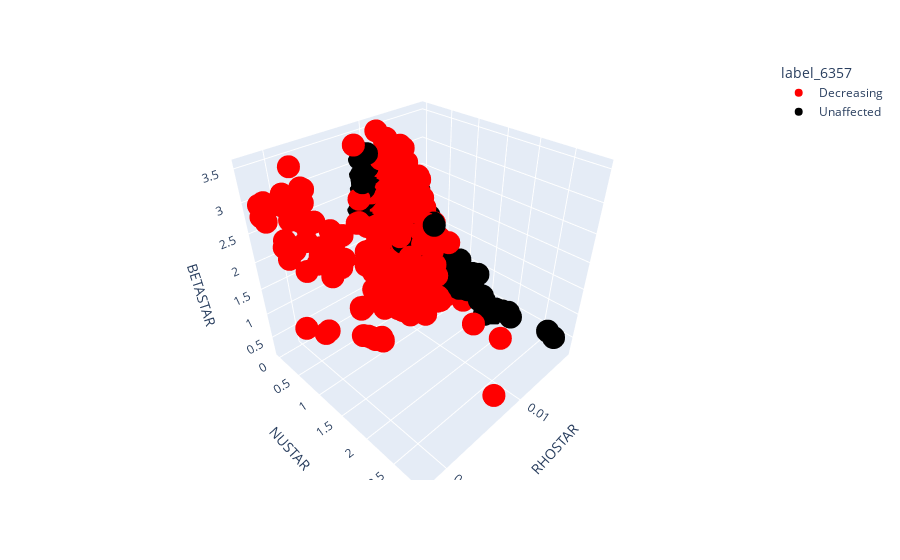

Notebook code for this chart:
### Markdown cell above
# MAIN WHEN NOT HAVING SPHERICAL DATA

```Python

Index(['RHOSTAR', 'TAV', 'LHTIME', 'BETASTAR', 'NUSTAR', 'Q95', 'DIVNAME_RDP'], dtype='object')
```

# MAIN WITH SPHERICAL DATA
```Python
Index(['RHOSTAR', 'NUSTAR', 'LHTIME', 'TAV', 'BETASTAR', 'Q95', 'PNBI'], dtype='object')

```

### Code cell
# Removing Spherical Toks
#   ['NUSTAR', 'TAV', 'RHOSTAR', 'LHTIME']
px.scatter_3d(data_frame=DB5[~DB5.TOK.isin(['MAST', 'NSTX', 'START'])], 
              x="RHOSTAR", y="NUSTAR", z="BETASTAR",
              color="label_6357", color_discrete_map={"Decreasing":"red","Unaffected":"black"})

### Figure 1 — Plotly figure (JSON) as saved in the notebook; plotly's stock layout.template omitted (floating-point values rounded to 4 significant figures; data arrays with more than 128 entries replaced by an {"elided": "..."} marker saying what was removed)
{"data": [{"hovertemplate": "label_6357=Decreasing<br>RHOSTAR=%{x}<br>NUSTAR=%{y}<br>BETASTAR=%{z}<extra></extra>", "legendgroup": "Decreasing", "marker": {"color": "red", "symbol": "circle"}, "mode": "markers", "name": "Decreasing", "scene": "scene", "showlegend": true, "type": "scatter3d", "x": {"elided": "4637 float values"}, "y": {"elided": "4637 float values"}, "z": {"elided": "4637 float values"}}, {"hovertemplate": "label_6357=Unaffected<br>RHOSTAR=%{x}<br>NUSTAR=%{y}<br>BETASTAR=%{z}<extra></extra>", "legendgroup": "Unaffected", "marker": {"color": "black", "symbol": "circle"}, "mode": "markers", "name": "Unaffected", "scene": "scene", "showlegend": true, "type": "scatter3d", "x": {"elided": "1379 float values"}, "y": {"elided": "1379 float values"}, "z": {"elided": "1379 float values"}}], "layout": {"legend": {"title": {"text": "label_6357"}, "tracegroupgap": 0}, "margin": {"t": 60}, "scene": {"domain": {"x": [0, 1], "y": [0, 1]}, "xaxis": {"title": {"text": "RHOSTAR"}}, "yaxis": {"title": {"text": "NUSTAR"}}, "zaxis": {"title": {"text": "BETASTAR"}}}}}
